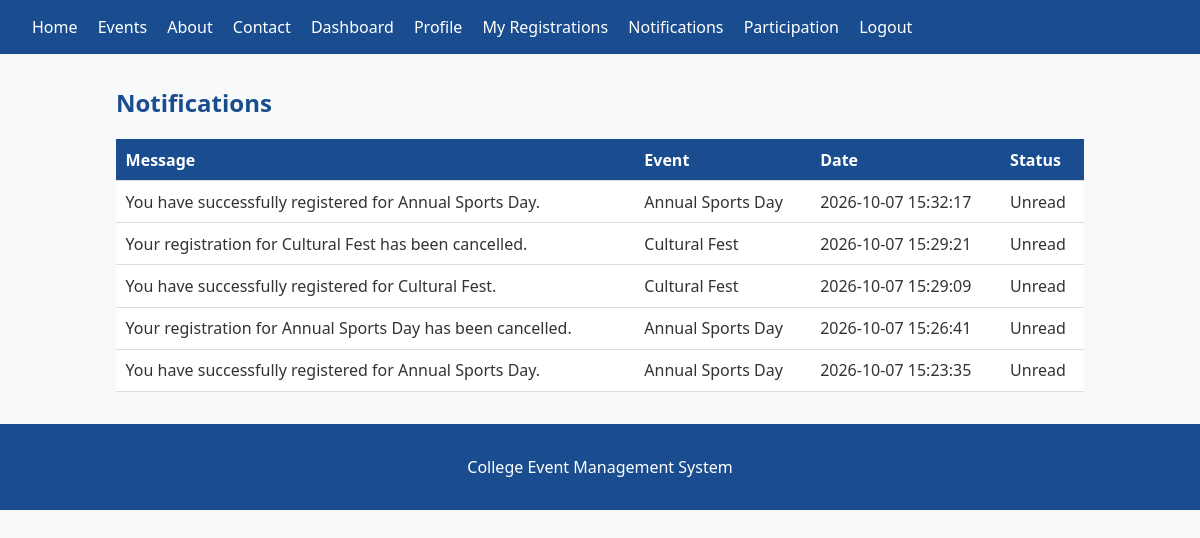
The app's page /notifications (signed in) with its own data.
### tables this page shows
CREATE TABLE notifications (
        notification_id INTEGER PRIMARY KEY AUTOINCREMENT,
        student_id INTEGER NOT NULL,
        event_id INTEGER,
        message TEXT NOT NULL,
        notification_date TIMESTAMP DEFAULT CURRENT_TIMESTAMP,
        is_read INTEGER DEFAULT 0
    );

CREATE TABLE events (
        event_id INTEGER PRIMARY KEY AUTOINCREMENT,
        event_name TEXT NOT NULL,
        description TEXT,
        date TEXT,
        time TEXT,
        venue TEXT,
        eligibility TEXT,
        rules TEXT,
        image TEXT,
        created_at TIMESTAMP DEFAULT CURRENT_TIMESTAMP
    );

### app.py (the view)
@app.route('/notifications')
def notifications():
    if 'student_id' not in session:
        return redirect(url_for('login'))
    student_id = session['student_id']
    db = get_db()
    notifications = db.execute('''
        SELECT n.*, e.event_name
        FROM notifications n
        JOIN events e ON n.event_id = e.event_id
        WHERE n.student_id = ?
        ORDER BY n.notification_date DESC
    ''', (student_id,)).fetchall()
    db.close()
    return render_template('notifications.html', notifications=notifications)

### app.py (called while the page is built)
def get_db():
    conn = sqlite3.connect(DB_PATH)
    conn.row_factory = sqlite3.Row
    return conn

### templates/notifications.html
{% extends "base.html" %}
{% block content %}
<h2>Notifications</h2>
<table>
  <tr><th>Message</th><th>Event</th><th>Date</th><th>Status</th></tr>
  {% for n in notifications %}
  <tr>
    <td>{{ n.message }}</td>
    <td>{{ n.event_name }}</td>
    <td>{{ n.notification_date }}</td>
    <td>{% if n.is_read %}Read{% else %}Unread{% endif %}</td>
  </tr>
  {% endfor %}
</table>
{% endblock %}

### static/css/style.css (style rules this page uses)
* { box-sizing: border-box; }
body { font-family: 'Segoe UI', Tahoma, Geneva, Verdana, sans-serif; margin: 0; background: #f7f9fb; color: #333; }
h1, h2 { color: #1a4d8f; }
table { width: 100%; border-collapse: collapse; background: #fff; }
th, td { padding: 0.6rem; border-bottom: 1px solid #ddd; text-align: left; }
th { background: #1a4d8f; color: #fff; }

### records on screen
notifications: message "You have successfully registered for Annual Sports Day.", event_name "Annual Sports Day", notification_date "2026-10-07 15:32:17", is_read "Unread"
notifications: message "Your registration for Cultural Fest has been cancelled.", event_name "Cultural Fest", notification_date "2026-10-07 15:29:21", is_read "Unread"
notifications: message "You have successfully registered for Cultural Fest.", event_name "Cultural Fest", notification_date "2026-10-07 15:29:09", is_read "Unread"
notifications: message "Your registration for Annual Sports Day has been cancelled.", event_name "Annual Sports Day", notification_date "2026-10-07 15:26:41", is_read "Unread"
notifications: message "You have successfully registered for Annual Sports Day.", event_name "Annual Sports Day", notification_date "2026-10-07 15:23:35", is_read "Unread"
